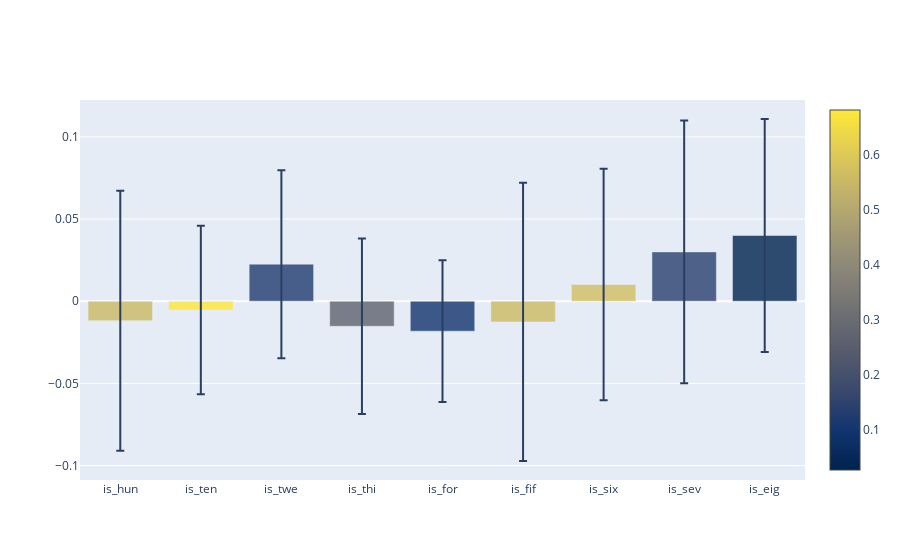

Source (notebook cell):
### Code cell
plot_sig_results(mlm_results2)

### Figure 1 — Plotly figure (JSON) as saved in the notebook; plotly's stock layout.template omitted (floating-point values rounded to 4 significant figures)
{"data": [{"error_y": {"array": [0.07911, 0.05129, 0.05718, 0.05341, 0.0431, 0.08464, 0.07047, 0.07989, 0.07087], "type": "data", "visible": true}, "marker": {"color": [0.5564, 0.681, 0.1222, 0.2631, 0.09706, 0.5601, 0.5712, 0.141, 0.02697], "colorscale": [[0, "#00224e"], [0.1111, "#123570"], [0.2222, "#3b496c"], [0.3333, "#575d6d"], [0.4444, "#707173"], [0.5556, "#8a8678"], [0.6667, "#a59c74"], [0.7778, "#c3b369"], [0.8889, "#e1cc55"], [1, "#fee838"]], "opacity": 0.8, "showscale": true}, "name": "Ratings_Score_Top_Coef", "type": "bar", "x": ["is_hun", "is_ten", "is_twe", "is_thi", "is_for", "is_fif", "is_six", "is_sev", "is_eig"], "y": [-0.01187, -0.00538, 0.02255, -0.01525, -0.01824, -0.01258, 0.01018, 0.03, 0.03999]}], "layout": {}}
